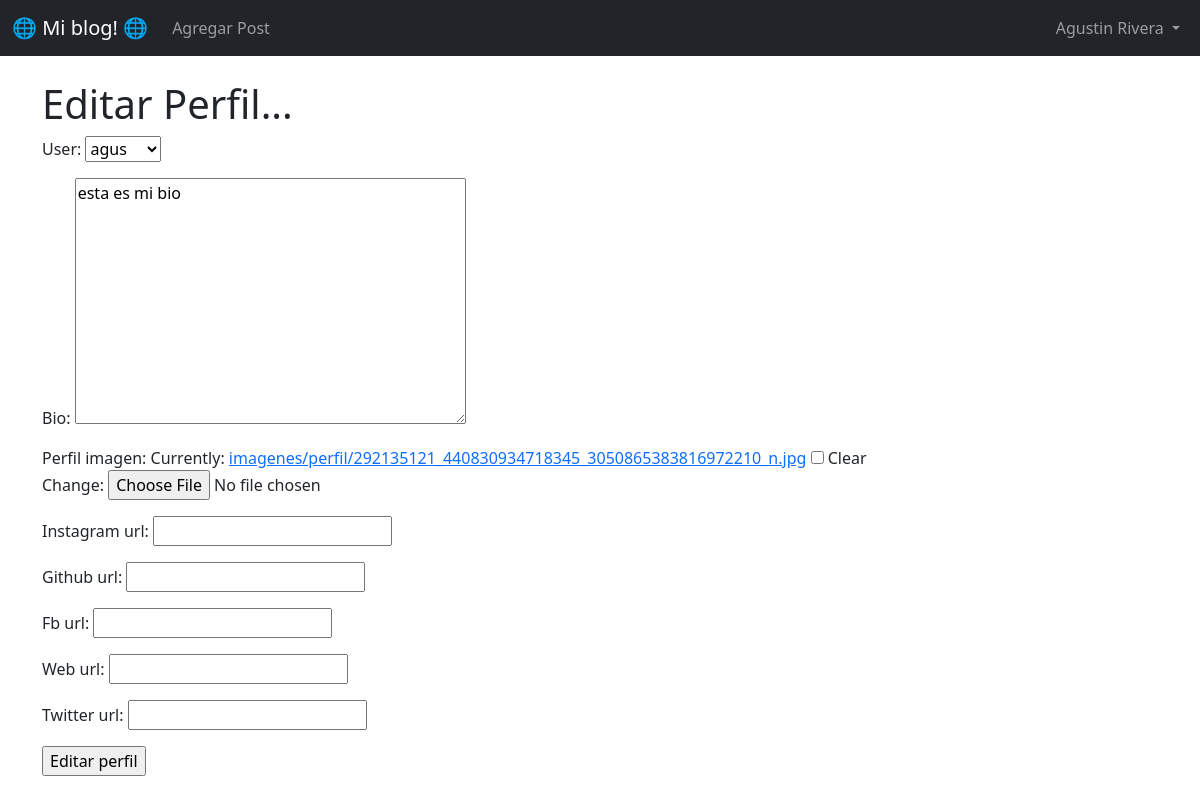
/appblog2/1/edit_perfil_page/ (signed in), run on an earlier commit of the app's database.
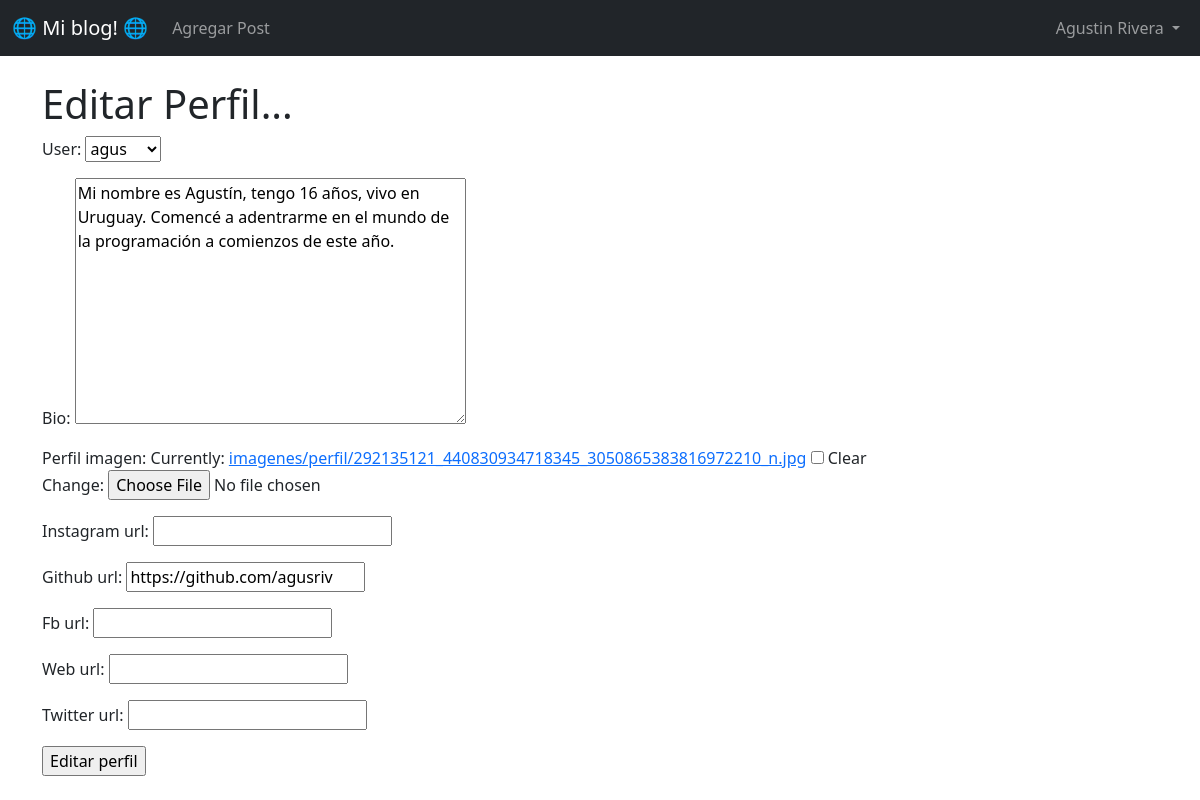
And on a later commit of the database.
### appblog/models.py (models this page shows, shortened)
class Perfil(models.Model):
    user = models.OneToOneField(User, null=True, on_delete=models.CASCADE)
    bio = models.TextField()
    perfil_imagen = models.ImageField(null=True, blank=True, upload_to="imagenes/perfil/")
    Instagram_url = models.CharField(max_length=255, null=True, blank=True)
    github_url =  models.CharField(max_length=255, null=True, blank=True)
    fb_url = models.CharField(max_length=255, null=True, blank=True)
    web_url =  models.CharField(max_length=255, null=True, blank=True)
    Twitter_url = models.CharField(max_length=255, null=True, blank=True)

### appblog2/views.py (the view)
# urls.py: path('<pk>/edit_perfil_page/', EditProfilePageView.as_view(), name='edit_profile_page'),
class EditProfilePageView(generic.UpdateView):
    model = Perfil
    template_name = 'registration/edit_profile_page.html'
    fields = ['user', 'bio', 'perfil_imagen', 'Instagram_url', 'github_url', 'fb_url', 'web_url', 'Twitter_url']
    success_url = reverse_lazy('inicio')

### appblog2/templates/registration/edit_profile_page.html (shortened to what this page needs)
{% extends 'appblog/base.html' %}
{% block content %}
{% if request.user.is_authenticated %}
    <h1> Editar Perfil... </h1>
    <form method="post" enctype="multipart/form-data">
    {{form.as_p }}
    <input type="submit" value="Editar perfil">
    </form>
    </div>
{% else %}
No has iniciado sesion
{% endif %}
{% endblock %}

What changed in the data, as far as the page shows it:
changed Perfil "agus": bio "esta es mi bio" → "Mi nombre es Agustín, tengo 16 años, vivo en Uruguay. Comencé a adentrarme en el mundo de la programación a comienzos de este año."; github_url (not shown) → "https://github.com/agusriv"
